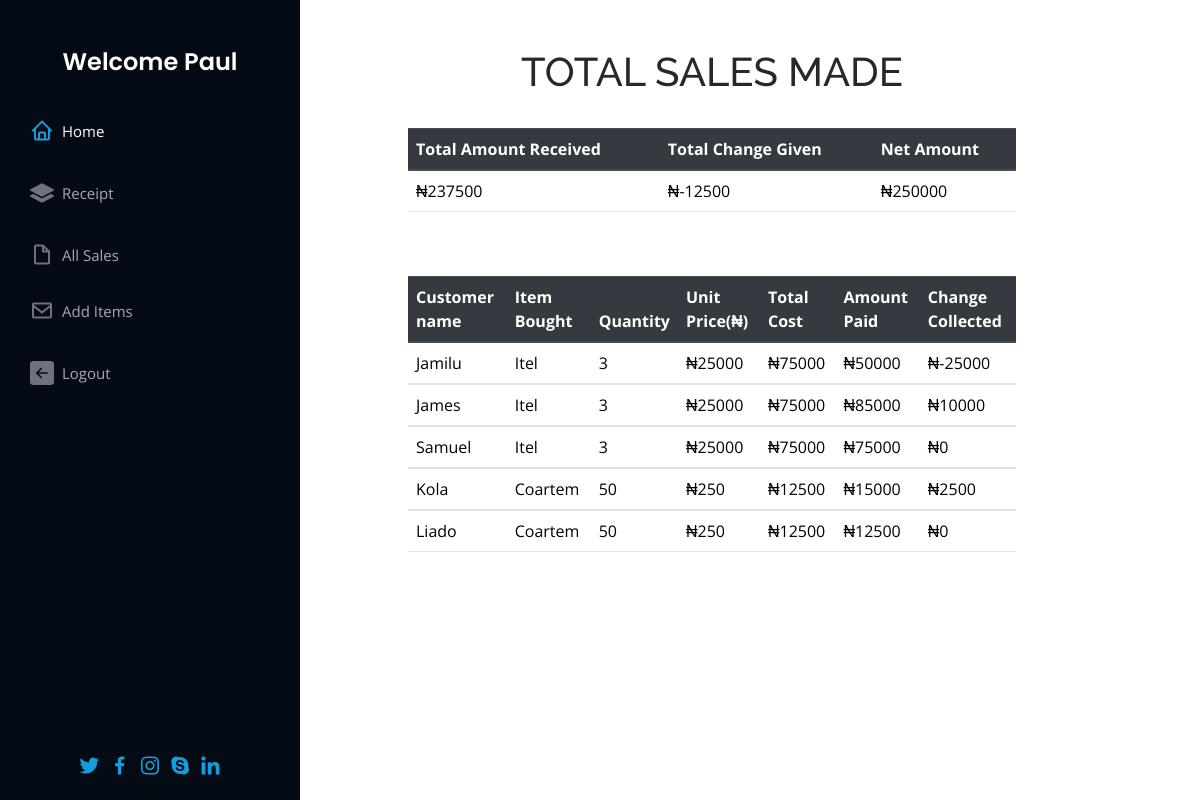
Page /all_sales/ (signed in) on the committed database.
### inventory/models.py (models this page shows, shortened)
class Sale(models.Model):
    item = models.ForeignKey(Product, on_delete = models.CASCADE)
    quantity = models.IntegerField(default = 0)
    amount_received = models.IntegerField(default = 0)
    issued_to = models.CharField(max_length = 50, null = True, blank = True)
    unit_price = models.IntegerField(default = 0)
    @property
    def get_total(self):
       total = self.quantity * self.item.unit_price
       return int(total)
    @property
    def get_change(self):
        amount_received = self.amount_received
        total_sales = (self.quantity * self.item.unit_price)
        change =  amount_received - total_sales
        if amount_received < total_sales:
            return f'-{abs(int(change))}'
        else:
            return abs(int(change))
    class Meta:
        ordering = ('-id',)

class Product(models.Model):
    category_name = models.ForeignKey(Category, on_delete = models.CASCADE,null = True, blank = False)
    item_name = models.CharField(max_length = 50, null = True, blank = False)
    total_quantity = models.IntegerField(default = 0)
    issued_quantity = models.IntegerField(default = 0)
    received_quantity = models.IntegerField(default = 0)
    unit_price = models.IntegerField(default = 0)
    def __str__(self):
        return self.item_name
    class Meta:
        ordering = ('-id',)

### inventory/views.py (the view)
# urls.py: path('all_sales/', Total_Sales.as_view(), name = 'all_sales')
class Total_Sales(LoginRequiredMixin, ListView):
    model = Sale
    template_name = 'products/all_sales.html'
    def get_context_data(self, **kwargs):
        context = super().get_context_data(**kwargs)
        context['sales'] = Sale.objects.all()
        context['total'] = sum([items.amount_received for items in context['sales']])
        context['net'] = sum([(items.unit_price * items.quantity) for items in context['sales']])
        context['change'] =  context['total'] - context['net']
        return context

### templates/products/all_sales.html
{% extends 'products/base.html'%} {% block content%}
<br></br>
<div class = "container">
<h1 class = "text-center">TOTAL SALES MADE</h1><br>
  <table class="table">
    <thead class="thead-dark">
      <tr>
        <th scope="col">Total Amount Received</th>
        <th scope="col">Total Change Given</th>
        <th scope="col">Net Amount</th>
      </tr>
    </thead>
    <tbody>
      <tr>
        <td>₦{{total}}</td>
        <td>₦{{change}}</td>
        <td>₦{{net}}</td>
      </tr>
    </tbody>
  </table>
</div>
<br></br>
<div class = "container">
  <table class="table">
    <thead class="thead-dark">
      <tr>
        <th scope="col">Customer name</th>
        <th scope="col">Item Bought</th>
        <th scope="col">Quantity</th>
        <th scope="col">Unit Price(₦)</th>
        <th scope="col">Total Cost</th>
        <th scope="col">Amount Paid</th>
        <th scope="col">Change Collected</th>
      </tr>
    </thead>
    {% for sale in sales %}
    <tbody>
      <tr>
        <td>{{sale.issued_to | title}}</td>
        <td>{{sale.item | title}}</td>
        <td>{{sale.quantity}}</td>
        <td>₦{{sale.unit_price}}</td>
        <td>₦{{sale.get_total}}</td>
        <td>₦{{sale.amount_received}}</td>
        <td>₦{{sale.get_change}}</td>
      </tr>
    </tbody>
    {% endfor %}
  </table>
</div>
{% endblock%}

### templates/products/base.html (shortened to what this page needs)
{% load static %}
<!DOCTYPE html>
<html lang="en">
<head>
  <link rel="stylesheet" href="https://stackpath.bootstrapcdn.com/bootstrap/4.5.0/css/bootstrap.min.css">
  <link rel="stylesheet" href="https://maxcdn.bootstrapcdn.com/font-awesome/4.7.0/css/font-awesome.min.css">
  <link href="{% static 'assets/vendor/aos/aos.css' %}" rel="stylesheet">
  <link href="{% static 'assets/vendor/bootstrap/css/bootstrap.min.css' %}" rel="stylesheet">
  <link href="{% static 'assets/vendor/bootstrap-icons/bootstrap-icons.css' %}" rel="stylesheet">
  <link href="{% static 'assets/vendor/boxicons/css/boxicons.min.css' %}" rel="stylesheet">
  <link href="{% static 'assets/vendor/glightbox/css/glightbox.min.css' %}" rel="stylesheet">
  <link href="{% static 'assets/vendor/swiper/swiper-bundle.min.css' %}" rel="stylesheet">
  {% load static %}
  {% load crispy_forms_tags %}
  {% load bootstrap5 %}
  {% bootstrap_css %}
  <link href="{% static 'assets/css/style.css' %}" rel="stylesheet">
</head>
<body class="mybody">
  <header id="header">
    <div class="d-flex flex-column">
      <div class="profile">
        <h1 class="text-light mt-lg-5 pt"><a href="index.html">Welcome {{user.username}}</a></h1>
      </div>
      <nav id="navbar" class="nav-menu navbar">
        <ul>
          {%  if request.user.is_authenticated %}
          <li><a href="{% url 'home'%}" class="nav-link scrollto active"><i class="bx bx-home"></i> <span>Home</span></a></li>
          <li><a href="{% url 'receipt'%}" class="nav-link scrollto"><i class="bi bi-layers-fill"></i> <span>Receipt</span></a></li>
          <li><a href="{% url 'all_sales'%}" class="nav-link scrollto"><i class="bx bx-file-blank"></i> <span>All Sales</span></a></li>
          <li><a href="{% url 'new_product'%}" class="nav-link scrollto"><i class="bx bx-envelope"></i> <span>Add Items</span></a></li>
          <li><a href="{% url 'logout'%}"class="nav-link scrollto"><i class="bi bi-arrow-left-square-fill"></i> <span>Logout</span></a></li>
          {% else %}
          <li><a href="{% url 'register'%}" class="nav-link scrollto"><i class="bx bx-user"></i></i> <span>SignUp</span></a></li>
          <li><a href="{% url 'login'%}" class="nav-link scrollto"><i class="bi bi-person-check-fill"></i></i> <span>Login</span></a></li>
          {% endif %}
        </ul>
      </nav>
    </div>
  </header>
  <main id="main">
    <div class="row">
      <div class="col-md-3"></div>
      <div class="col-md-8">
        {% block content %}
        {% endblock  %}
      </div>
    </div>
  </main>
  <footer id="footer">
    <div class="container">
      <div class="credits">
        <div class="social-links mt-3 text-center">
          <a href="#" class="twitter"><i class="bx bxl-twitter"></i></a>
          <a href="#" class="facebook"><i class="bx bxl-facebook"></i></a>
          <a href="#" class="instagram"><i class="bx bxl-instagram"></i></a>
          <a href="#" class="google-plus"><i class="bx bxl-skype"></i></a>
          <a href="#" class="linkedin"><i class="bx bxl-linkedin"></i></a>
        </div>
      </div>
    </div>
  </footer>
</body>
</html>

### static/assets/css/style.css (style rules this page uses)
body { font-family: "Open Sans", sans-serif; color: #272829; }
a { color: #149ddd; text-decoration: none; }
h1, h2, h3, h4, h5, h6 { font-family: "Raleway", sans-serif; }
#header { position: fixed; top: 0; left: 0; bottom: 0; width: 300px; transition: all ease-in-out 0.5s; z-index: 9997; transition: all 0.5s; padding: 0 15px; background: #040b14; overflow-y: auto; }
#header .profile h1 { font-size: 24px; margin: 0; padding: 0; font-weight: 600; -moz-text-align-last: center; text-align-last: center; font-family: "Poppins", sans-serif; }
#header .profile h1 a, #header .profile h1 a:hover { color: #fff; text-decoration: none; }
.mybody { background: url(../img/hero-bg.jpg) no-repeat center center fixed; -webkit-background-size: cover; -moz-background-size: cover; -o-background-size: cover; background-size: cover; }
#main { width: 80%; margin-left: 150px; }
.nav-menu { padding: 30px 0 0 0; }
.nav-menu * { margin: 0; padding: 0; list-style: none; }
.nav-menu>ul>li { position: relative; white-space: nowrap; }
.nav-menu a, .nav-menu a:focus { display: flex; align-items: center; color: #a8a9b4; padding: 12px 15px; margin-bottom: 8px; transition: 0.3s; font-size: 15px; }
.nav-menu a i, .nav-menu a:focus i { font-size: 24px; padding-right: 8px; color: #6f7180; }
.nav-menu a:hover, .nav-menu .active, .nav-menu .active:focus, .nav-menu li:hover>a { text-decoration: none; color: #fff; }
.nav-menu a:hover i, .nav-menu .active i, .nav-menu .active:focus i, .nav-menu li:hover>a i { color: #149ddd; }
#footer { padding: 15px; color: #f4f6fd; font-size: 24px; position: fixed; left: 0; bottom: 0; width: 300px; z-index: 9999; background: #040b14; }
#footer .credits { padding-top: 5px; text-align: center; font-size: 24px; color: #eaebf0; }

### rows in the picture
Sale: issued_to "Jamilu", item "Itel", quantity "3", unit_price "25000", get_total "75000", amount_received "50000", get_change "-25000"
Sale: issued_to "James", item "Itel", quantity "3", unit_price "25000", get_total "75000", amount_received "85000", get_change "10000"
Sale: issued_to "Samuel", item "Itel", quantity "3", unit_price "25000", get_total "75000", amount_received "75000", get_change "0"
Sale: issued_to "Kola", item "Coartem", quantity "50", unit_price "250", get_total "12500", amount_received "15000", get_change "2500"
Sale: issued_to "Liado", item "Coartem", quantity "50", unit_price "250", get_total "12500", amount_received "12500", get_change "0"

### other values in the picture
{{ user.username }} "Paul"
{{ total }} "237500"
{{ change }} "-12500"
{{ net }} "250000"
